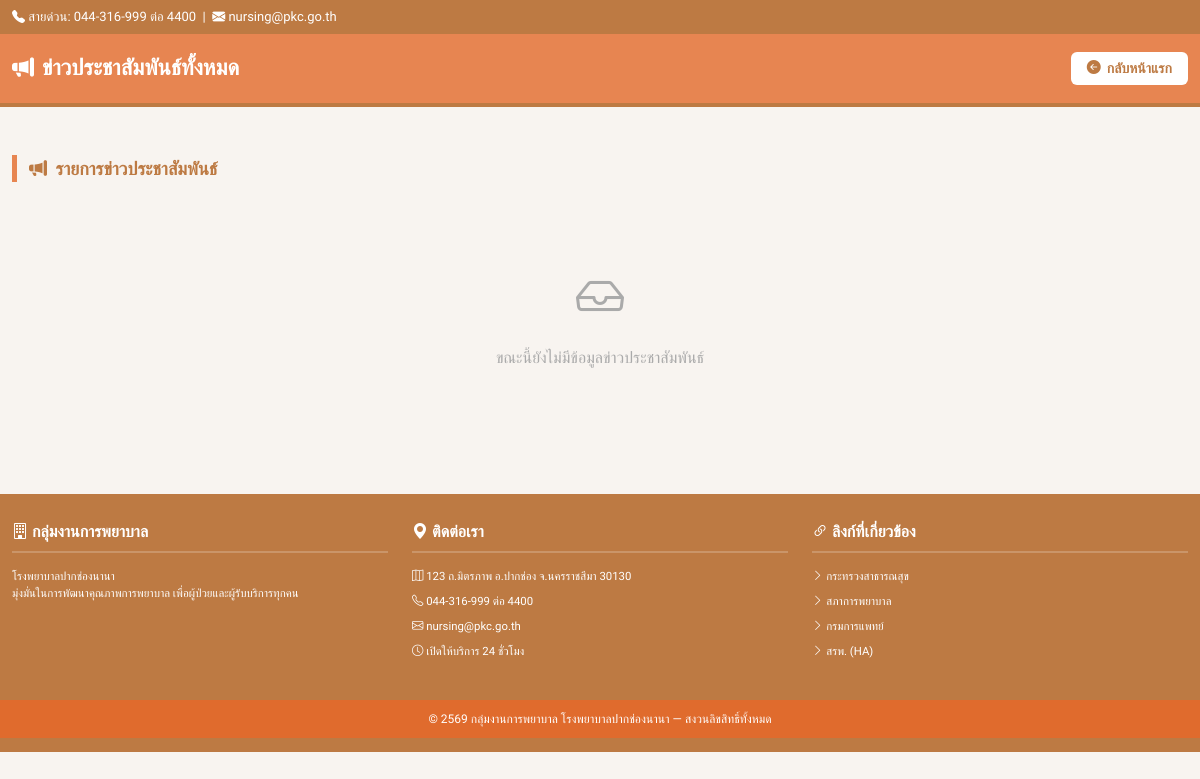
/all_news.php, run on an earlier commit of the app's database.
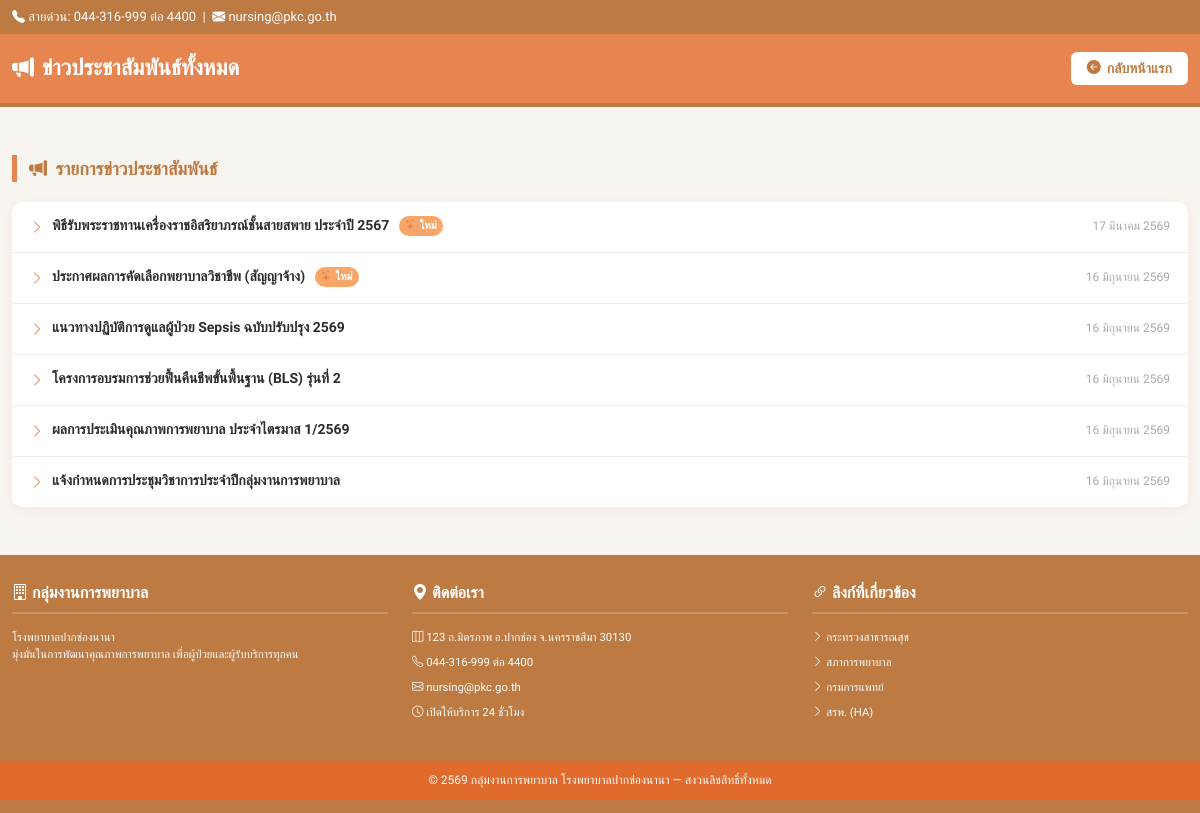
And on a later commit of the database.
### tables this page shows
CREATE TABLE IF NOT EXISTS `news` (
  `id` int NOT NULL AUTO_INCREMENT,
  `title` varchar(255) NOT NULL,
  `content` text,
  `image_name` varchar(255) DEFAULT 'default.jpg',
  `is_new` tinyint(1) DEFAULT '1',
  `link_url` varchar(255) DEFAULT NULL,
  `created_at` date NOT NULL,
  PRIMARY KEY (`id`)
);

### all_news.php (the view, shortened to what this page needs)
<?php
require_once 'connect.php';
function dateToThaiFull($dateStr) {
    $time = strtotime($dateStr);
    $d = date('j', $time);
    $m = date('n', $time);
    $y = date('Y', $time) + 543;
    $months = ["", "มกราคม", "กุมภาพันธ์", "มีนาคม", "เมษายน", "พฤษภาคม", "มิถุนายน", "กรกฎาคม", "สิงหาคม", "กันยายน", "ตุลาคม", "พฤศจิกายน", "ธันวาคม"];
    return "$d {$months[$m]} $y";
}
$stmt = $conn->query("SELECT * FROM news ORDER BY id DESC");
$all_news = $stmt->fetchAll(PDO::FETCH_ASSOC);
?>
<!DOCTYPE html>
<html lang="th">
<head>
    <link href="https://cdn.jsdelivr.net/npm/bootstrap@5.3.3/dist/css/bootstrap.min.css" rel="stylesheet">
    <link rel="stylesheet" href="https://cdn.jsdelivr.net/npm/bootstrap-icons@1.11.0/font/bootstrap-icons.css">
    <link rel="stylesheet" href="style.css">
    <link rel="stylesheet" href="all_news.css">
</head>
<body>
<div class="top-bar">
    <div class="container d-flex justify-content-between align-items-center flex-wrap gap-2">
        <div><i class="bi bi-telephone-fill"></i> สายด่วน: 044-316-999 ต่อ 4400 &nbsp;|&nbsp; <i class="bi bi-envelope-fill"></i> nursing@pkc.go.th</div>
    </div>
</div>
<div class="page-header">
    <div class="container d-flex justify-content-between align-items-center flex-wrap gap-2">
        <h1><i class="bi bi-megaphone-fill me-2"></i>ข่าวประชาสัมพันธ์ทั้งหมด</h1>
        <a href="index.php" class="btn-back">
            <i class="bi bi-arrow-left-circle-fill"></i> กลับหน้าแรก
        </a>
    </div>
</div>
<div class="container my-5">
    <div class="section-title">
        <i class="bi bi-megaphone-fill me-1"></i> รายการข่าวประชาสัมพันธ์
    </div>
    <?php if (empty($all_news)): ?>
        <div class="empty-state">
            <i class="bi bi-inbox"></i>
            <p>ขณะนี้ยังไม่มีข้อมูลข่าวประชาสัมพันธ์</p>
        </div>
    <?php else: ?>
        <div class="news-list-card">
            <?php foreach ($all_news as $news): ?>
            <a href="news_detail.php?id=<?= (int)$news['id'] ?>" class="news-row">
                <div class="news-row-left">
                    <i class="bi bi-chevron-right small"></i>
                    <div class="news-row-title">
                        <?= htmlspecialchars($news['title']) ?>
                        <?php if (!empty($news['is_new']) && (int)$news['is_new'] === 1): ?>
                            <span class="badge-new"><i class="bi bi-stars me-1"></i>ใหม่</span>
                        <?php endif; ?>
                    </div>
                </div>
                <div class="news-row-date"><?= dateToThaiFull($news['created_at']) ?></div>
            </a>
            <?php endforeach; ?>
        </div>
    <?php endif; ?>
</div>
<footer class="main-footer">
    <div class="container">
        <div class="row g-4">
            <div class="col-md-4">
                <h5><i class="bi bi-building"></i> กลุ่มงานการพยาบาล</h5>
                <p class="small opacity-80 mt-2">โรงพยาบาลปากช่องนานา<br>มุ่งมั่นในการพัฒนาคุณภาพการพยาบาล เพื่อผู้ป่วยและผู้รับบริการทุกคน</p>
            </div>
            <div class="col-md-4">
                <h5><i class="bi bi-geo-alt-fill"></i> ติดต่อเรา</h5>
                <ul class="small opacity-80">
                    <li><i class="bi bi-map"></i> 123 ถ.มิตรภาพ อ.ปากช่อง จ.นครราชสีมา 30130</li>
                    <li><i class="bi bi-telephone"></i> 044-316-999 ต่อ 4400</li>
                    <li><i class="bi bi-envelope"></i> nursing@pkc.go.th</li>
                    <li><i class="bi bi-clock"></i> เปิดให้บริการ 24 ชั่วโมง</li>
                </ul>
            </div>
            <div class="col-md-4">
                <h5><i class="bi bi-link-45deg"></i> ลิงก์ที่เกี่ยวข้อง</h5>
                <ul class="small opacity-80">
                    <li><i class="bi bi-chevron-right"></i> <a href="https://moph.go.th/" target="_blank" rel="noopener noreferrer">กระทรวงสาธารณสุข</a></li>
                    <li><i class="bi bi-chevron-right"></i> <a href="https://www.tnmc.or.th/" target="_blank" rel="noopener noreferrer">สภาการพยาบาล</a></li>
                    <li><i class="bi bi-chevron-right"></i> <a href="https://www.dms.go.th/?StartWeb=1" target="_blank" rel="noopener noreferrer">กรมการแพทย์</a></li>
                    <li><i class="bi bi-chevron-right"></i> <a href="https://www.ha.or.th/TH/Home/%E0%B8%AB%E0%B8%99%E0%B9%89%E0%B8%B2%E0%B8%AB%E0%B8%A5%E0%B8%B1%E0%B8%81" target="_blank" rel="noopener noreferrer">สรพ. (HA)</a></li>
                </ul>
            </div>
        </div>
    </div>
    <div class="footer-copyright text-center mt-4">
        <div class="container">
            © 2569 กลุ่มงานการพยาบาล โรงพยาบาลปากช่องนานา — สงวนลิขสิทธิ์ทั้งหมด
        </div>
    </div>
</footer>
</body>
</html>

### style.css (style rules this page uses)
:root { --hosp-orange: #e78551; --hosp-orange-dark: #bd7a43; --hosp-text-dark: #495057; }
body { font-family: "Sarabun", sans-serif; color: var(--hosp-text-dark); background-color: #ffffff; margin: 0; padding: 0; }
@media (min-width: 1200px) { .container { max-width: 1600px !important; } }
.top-bar { background-color: var(--hosp-orange-dark); color: #ffffff; font-size: 14px; padding: 8px 0; }
.badge-new { background-color: #f7a668 !important; color: white !important; font-size: 11px !important; padding: 2px 6px !important; font-weight: bold; border-radius: 4px; display: inline-block; }
.main-footer { background-color: var(--hosp-orange-dark); color: #ffffff; padding: 40px 0 20px 0; font-size: 14px; }
.main-footer h5 { font-size: 16px; font-weight: bold; border-bottom: 2px solid rgba(255,255,255,0.2); padding-bottom: 10px; margin-bottom: 15px; }
.main-footer ul { list-style: none; padding-left: 0; }
.main-footer ul li { margin-bottom: 8px; }
.main-footer ul li a { color: #ffffff; text-decoration: none; }
.footer-copyright { background-color: rgb(150, 91, 59); padding: 12px 0; font-size: 13px; }
html, body { max-width: 100%; overflow-x: hidden; }

### all_news.css (style rules this page uses)
body { background-color: #f8f4f0; font-family: 'Sarabun', sans-serif, Arial; }
.top-bar { background-color: var(--hosp-orange-dark); color: #fff; font-size: 13px; padding: 7px 0; }
.page-header { background-color: var(--hosp-orange); color: #fff; padding: 18px 0; border-bottom: 4px solid var(--hosp-orange-dark); }
.page-header h1 { font-size: 22px; font-weight: 800; margin: 0; }
.btn-back { background-color: #fff; color: var(--hosp-orange-dark); border: none; font-weight: 700; font-size: 14px; padding: 6px 16px; border-radius: 6px; text-decoration: none; display: inline-flex; align-items: center; gap: 6px; transition: background 0.2s; }
.section-title { font-size: 18px; font-weight: 800; color: var(--hosp-orange-dark); border-left: 5px solid var(--hosp-orange); padding-left: 12px; margin-bottom: 20px; }
.news-list-card { background: #fff; border-radius: 10px; box-shadow: 0 2px 8px rgba(243,112,33,0.08); overflow: hidden; }
.news-row { display: flex; justify-content: space-between; align-items: flex-start; gap: 12px; padding: 13px 18px; border-bottom: 1px solid #f3ece4; text-decoration: none; color: inherit; transition: background 0.15s; }
.news-row:last-child { border-bottom: none; }
.news-row-left { display: flex; align-items: flex-start; gap: 8px; flex: 1; min-width: 0; }
.news-row-left i { color: var(--hosp-orange); margin-top: 3px; flex-shrink: 0; }
.news-row-title { font-size: 14px; font-weight: 600; color: #2d2d2d; line-height: 1.5; }
.badge-new { display: inline-block; background: #dc3545; color: #fff; font-size: 10px; font-weight: 700; padding: 1px 7px; border-radius: 10px; margin-left: 6px; vertical-align: middle; }
.news-row-date { font-size: 12px; color: #aaa; font-weight: 500; flex-shrink: 0; white-space: nowrap; padding-top: 2px; }
.main-footer { background-color: var(--hosp-orange-dark); color: #fff; padding: 28px 0 14px; font-size: 13px; margin-top: 48px; }
.footer-copyright { background-color: #e06b2d; padding: 10px 0; font-size: 12px; color: #fff; margin-top: 16px; }
.empty-state { text-align: center; padding: 60px 0; color: #aaa; }
.empty-state i { font-size: 48px; margin-bottom: 12px; display: block; }

What changed in the data, as far as the page shows it:
added news: title "พิธีรับพระราชทานเครื่องราชอิสริยาภรณ์ชั้นสายสพาย ประจำปี 2567", is_new 1 (drawn), created_at "17 มีนาคม 2569"
added news: title "ประกาศผลการคัดเลือกพยาบาลวิชาชีพ (สัญญาจ้าง)", is_new 1 (drawn), created_at "16 มิถุนายน 2569"
added news: title "แนวทางปฏิบัติการดูแลผู้ป่วย Sepsis ฉบับปรับปรุง 2569", created_at "16 มิถุนายน 2569"
added news: title "โครงการอบรมการช่วยฟื้นคืนชีพขั้นพื้นฐาน (BLS) รุ่นที่ 2", created_at "16 มิถุนายน 2569"
added news: title "ผลการประเมินคุณภาพการพยาบาล ประจำไตรมาส 1/2569", created_at "16 มิถุนายน 2569"
added news: title "แจ้งกำหนดการประชุมวิชาการประจำปีกลุ่มงานการพยาบาล", created_at "16 มิถุนายน 2569"
Also different on the page:
text no longer shown: "ขณะนี้ยังไม่มีข้อมูลข่าวประชาสัมพันธ์"
